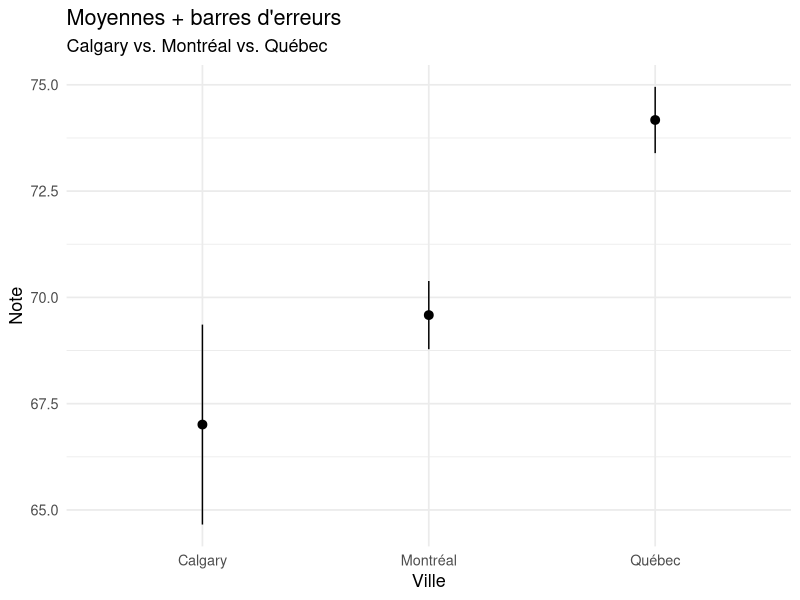
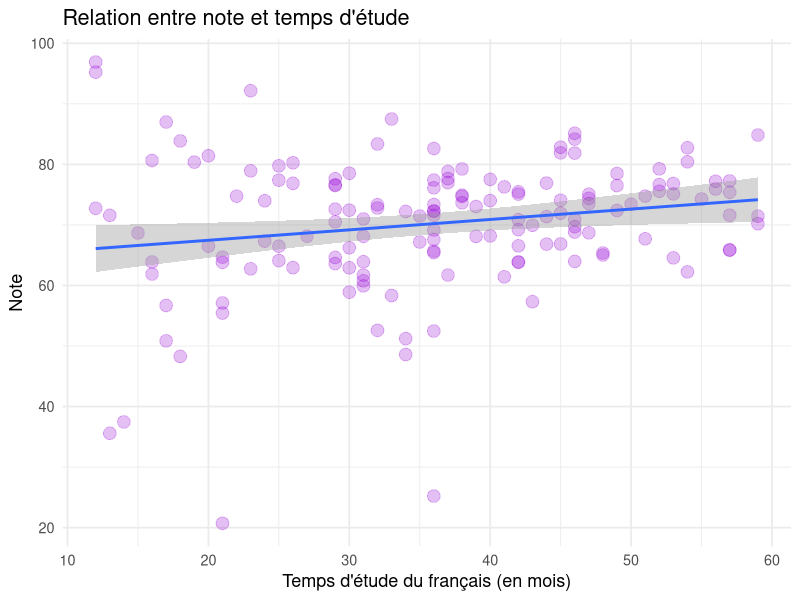
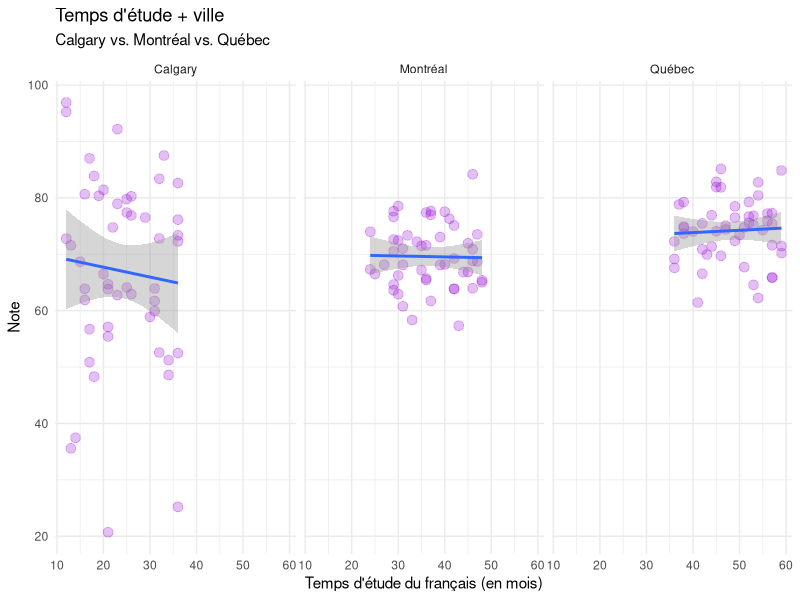
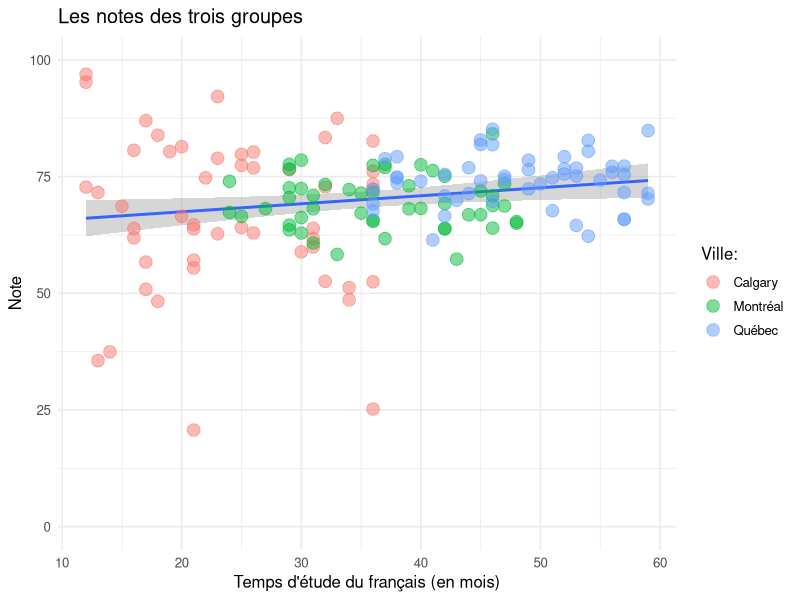

Reproduce these figures in R, in order.
rm(list = ls()) # Vider l'environnement
# @@@@@@@@@@@@@@@@@@@@@@@@@@@@@@@@@@@@@@@@@@@@
# Question 1
## Partie I : note ~ ville ===================
library(tidyverse)
villes <- read_csv("donnees/villes2.csv")

# Les moyennes et les écarts-types :
villes |>
  group_by(ville) |>
  summarize(
    M = mean(note),
    ET = sd(note)
  )

# Figure :
ggplot(data = villes, aes(x = ville, y = note)) +
  stat_summary() +
  labs(
    x = "Ville",
    y = "Note"
  ) +
  theme_minimal(base_size = 13) +
  labs(
    title = "Moyennes + barres d'erreurs",
    subtitle = "Calgary vs. Montréal vs. Québec"
  )

# Le modèle :
fit1 <- lm(note ~ ville, data = villes)
summary(fit1)

# La figure suggère une différence de note moyenne entre les ville. En plus,
# l'erreur standard de Calgary est clairement plus élevé que celles de
# Montréal et Québec.

# Interprétation. Le modèle confirme une différence statistiquement
# significative entre le groupe de Calgary (notre intercept; β0) et
# de Québec (β̂ = 7.16$, IC 95 % = [2.96, 11.37], p = 0.001). Cela
# veut dire que la différence entre les deux groupes est de 7.16 points.
# La différence entre Calgary et Montréal, par contre, n'est pas
# statistiquement significative (β̂ = 2.57, IC 95 % = [-1.63, 6.78], p = 0.228).
# Ces résultats sont attendus si on examine la figure ci-dessus :
# il y a beaucoup de variation dans le groupe de Calgary. En plus,
# vu que le groupe de Calgary a les notes les plus basses, les coefficients
# pour les autres villes seront positifs. Veuillez noter que rien ne peut
# être dit sur la comparaison entre Montréal et Québec, vu qu'il faut comparer
# chaque effet à l'effet de l'intercept.

## Partie I : note ~ duree ===================
# Figure :
ggplot(data = villes, aes(x = duree, y = note)) +
  geom_point(alpha = 0.25, size = 4, color = "darkviolet") +
  geom_smooth(method = "lm") +
  labs(
    x = "Temps d'étude du français (en mois)",
    y = "Note"
  ) +
  theme_minimal(base_size = 13) +
  labs(title = "Relation entre note et temps d'étude")

# Le modèle :
fit2 <- lm(note ~ duree, data = villes)
summary(fit2)

# Interprétation. Le modèle confirme un effet statistiquement significatif
# de la variable `duree` sur les notes (β̂ = 0.17, IC 95 % = [0.03, 0.31],
# p = 0.018). Cela veut dire que chaque mois de temps d'étude donne lieu
# à une augmentation de 0.17 point dans la note moyenne d'un apprenant.
# Donc, on peut également dire qu'une période de 10 mois d'étude additionnels
# augmente la note de 1,7 point. Observez la figure et notez que la droite
# est légèrement positive (inclinée). Cela a du sens, vu que l'effet ici est
# positif. Toutefois, il est essentiel de noter que l'inclination est très
# subtile, c'est-à-dire que l'effet n'est pas fort (notre coefficient bêta
# est seulement 0.17, après tout).

# @@@@@@@@@@@@@@@@@@@@@@@@@@@@@@@@@@@@@@@@@@@@
# Question 2
# Figure :
ggplot(data = villes, aes(x = duree, y = note)) +
  geom_point(size = 3, alpha = 0.25, color = "darkviolet") +
  geom_smooth(method = "lm") +
  facet_grid(~ville) +
  labs(
    x = "Temps d'étude du français (en mois)",
    y = "Note"
  ) +
  theme_minimal(base_size = 11) +
  labs(
    title = "Temps d'étude + ville",
    subtitle = "Calgary vs. Montréal vs. Québec"
  )

# Avant d'exécuter notre régression, examinez attentivement la figure.
# Une fois que les variables `ville` et `duree` sont visualisées ensemble,
# l'effet du temps d'étude ne semble plus avoir d'importance :
# les droites sont essentiellement horizontales, ce qui suggère qu'il n'y a
# aucun effet (n'oubliez pas la définition de l'$H_0$). Maintenant,
# exécutons notre régression pour vérifier les effets en question.

# Le modèle :
fit3 <- lm(note ~ ville + duree, data = villes)
summary(fit3)

# Interprétation. Le modèle confirme un effet statistiquement significatif
# de la variable `ville`, mais l'effet de la variable `duree` n'est plus
# significatif. Cela ne devrait pas être surprenant étant données les figures
# ci-dessus : lorsqu'on considère les différentes villes, l'effet du temps
# d'étude disparaît ($\hat\beta = -0.06$, IC 95 % $= [-0.30, -0.18], p = 0.632$).
# L'effet de ville est toujours là pour Québec, c'est-à-dire qu'il y a une
# différence statistiquement significative entre Calgary et Québec
# (β̂ = 8.56, IC 95 % = [1.44, 15.68], p = 0.019). Veuillez noter
# que le R^2 (le coefficient de détermination) est minuscule : 0.056.
# Simplement dit, lorsqu'on utilise ces deux variables prédictives, on
# n'explique que 5 % de la variation des notes dans les données.


# La figure. La figure ci-dessous utilise la fonction `facet_grid()`, qui permet
# d'ajouter des fenêtres au graphique pour séparer les données à partir d'une
# variable catégorielle (`ville` ici). La figure « extra » dans les diapos,
# par contre, utilise des couleurs pour représenter les différents groupes.
# C'est toujours une question subjective : il faut considérer quel type de
# graphique sera approprié pour les données examinées. L'objectif doit être
# la communication efficace. Voici le code pour générer la figure.
ggplot(villes, aes(x = duree, y = note)) +
  stat_smooth(method = "lm") +
  geom_point(size = 4, alpha = 0.5, aes(color = ville)) +
  coord_cartesian(xlim = c(0, 60)) +
  labs(
    x = "Temps d'étude du français (en mois)",
    y = "Note",
    color = "Ville:",
    title = "Les notes des trois groupes"
  ) +
  theme_minimal(base_size = 12) +
  coord_cartesian(ylim = c(0, 100)) +
  theme(
    plot.title = ggtext::element_markdown(),
    plot.subtitle = ggtext::element_markdown()
  )
